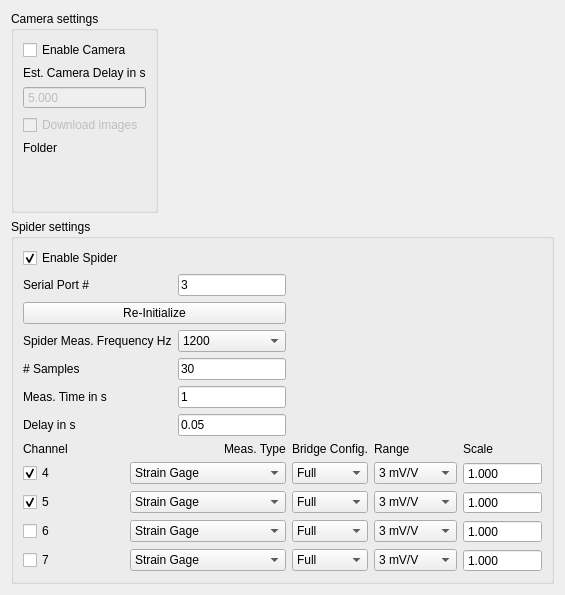
         <widget class="QWidget" name="tab_2">
          <attribute name="title">
           <string>Settings</string>
          </attribute>
          <layout class="QGridLayout" name="gridLayout_16">
           <item row="0" column="1">
            <spacer name="horizontalSpacer_2">
             <property name="orientation">
              <enum>Qt::Horizontal</enum>
             </property>
             <property name="sizeHint" stdset="0">
              <size>
               <width>40</width>
               <height>20</height>
              </size>
             </property>
            </spacer>
           </item>
           <item row="0" column="0">
            <widget class="QGroupBox" name="groupBox_12">
             <property name="title">
              <string>Camera settings</string>
             </property>
             <layout class="QVBoxLayout" name="verticalLayout">
              <item>
               <widget class="QCheckBox" name="cbEnableCam">
                <property name="text">
                 <string>Enable Camera</string>
                </property>
               </widget>
              </item>
              <item>
               <widget class="QLabel" name="label_67">
                <property name="text">
                 <string>Est. Camera Delay in s</string>
                </property>
               </widget>
              </item>
              <item>
               <widget class="QDoubleSpinBox" name="dsbCamDelay">
                <property name="enabled">
                 <bool>false</bool>
                </property>
                <property name="buttonSymbols">
                 <enum>QAbstractSpinBox::NoButtons</enum>
                </property>
                <property name="decimals">
                 <number>3</number>
                </property>
                <property name="maximum">
                 <double>86400.000000000000000</double>
                </property>
                <property name="value">
                 <double>5.000000000000000</double>
                </property>
               </widget>
              </item>
              <item>
               <widget class="QCheckBox" name="cbDownloadImgs">
                <property name="enabled">
                 <bool>false</bool>
                </property>
                <property name="text">
                 <string>Download images</string>
                </property>
               </widget>
              </item>
              <item>
               <widget class="QLabel" name="label_78">
                <property name="text">
                 <string>Folder</string>
                </property>
               </widget>
              </item>
              <item>
               <widget class="PathLineEdit" name="pleImgsPath">
                <property name="enabled">
                 <bool>false</bool>
                </property>
                <property name="filters">
                 <set>PathLineEdit::Dirs|PathLineEdit::Drives|PathLineEdit::NoDot|PathLineEdit::NoDotDot|PathLineEdit::Readable</set>
                </property>
                <property name="options">
                 <set>PathLineEdit::ShowDirsOnly</set>
                </property>
               </widget>
              </item>
              <item>
               <spacer name="verticalSpacer_6">
                <property name="orientation">
                 <enum>Qt::Vertical</enum>
                </property>
                <property name="sizeHint" stdset="0">
                 <size>
                  <width>20</width>
                  <height>40</height>
                 </size>
                </property>
               </spacer>
              </item>
             </layout>
            </widget>
           </item>
           <item row="0" column="2">
            <spacer name="horizontalSpacer_3">
             <property name="orientation">
              <enum>Qt::Horizontal</enum>
             </property>
             <property name="sizeHint" stdset="0">
              <size>
               <width>40</width>
               <height>20</height>
              </size>
             </property>
            </spacer>
           </item>
           <item row="1" column="0" colspan="3">
            <widget class="QGroupBox" name="groupBox_13">
             <property name="title">
              <string>Spider settings</string>
             </property>
             <layout class="QGridLayout" name="gridLayout_15">
              <item row="7" column="4">
               <widget class="QLabel" name="label_76">
                <property name="text">
                 <string>Bridge Config.</string>
                </property>
               </widget>
              </item>
              <item row="1" column="0" colspan="2">
               <widget class="QLabel" name="label_77">
                <property name="text">
                 <string>Serial Port #</string>
                </property>
               </widget>
              </item>
              <item row="1" column="2" colspan="2">
               <widget class="QLineEdit" name="lePort">
                <property name="text">
                 <string>3</string>
                </property>
               </widget>
              </item>
              <item row="5" column="0" colspan="2">
               <widget class="QLabel" name="label_68">
                <property name="text">
                 <string>Meas. Time in s</string>
                </property>
               </widget>
              </item>
              <item row="5" column="2" colspan="2">
               <widget class="QLineEdit" name="leMeasTime">
                <property name="text">
                 <string>1</string>
                </property>
                <property name="readOnly">
                 <bool>true</bool>
                </property>
               </widget>
              </item>
              <item row="6" column="0" colspan="2">
               <widget class="QLabel" name="label_71">
                <property name="text">
                 <string>Delay in s</string>
                </property>
               </widget>
              </item>
              <item row="2" column="0" colspan="4">
               <widget class="QPushButton" name="pbReInit">
                <property name="text">
                 <string>Re-Initialize</string>
                </property>
               </widget>
              </item>
              <item row="3" column="0" colspan="2">
               <widget class="QLabel" name="label_69">
                <property name="text">
                 <string>Spider Meas. Frequency Hz</string>
                </property>
               </widget>
              </item>
              <item row="4" column="2" colspan="2">
               <widget class="QLineEdit" name="leSamples">
                <property name="text">
                 <string>30</string>
                </property>
               </widget>
              </item>
              <item row="3" column="2" colspan="2">
               <widget class="QComboBox" name="cbFrequency">
                <property name="currentText">
                 <string>1200</string>
                </property>
                <property name="currentIndex">
                 <number>15</number>
                </property>
                <item>
                 <property name="text">
                  <string>1.0</string>
                 </property>
                </item>
                <item>
                 <property name="text">
                  <string>2.0</string>
                 </property>
                </item>
                <item>
                 <property name="text">
                  <string>5.0</string>
                 </property>
                </item>
                <item>
                 <property name="text">
                  <string>10.0</string>
                 </property>
                </item>
                <item>
                 <property name="text">
                  <string>25.0</string>
                 </property>
                </item>
                <item>
                 <property name="text">
                  <string>50.0</string>
                 </property>
                </item>
                <item>
                 <property name="text">
                  <string>60.0</string>
                 </property>
                </item>
                <item>
                 <property name="text">
                  <string>75.0</string>
                 </property>
                </item>
                <item>
                 <property name="text">
                  <string>100</string>
                 </property>
                </item>
                <item>
                 <property name="text">
                  <string>150</string>
                 </property>
                </item>
                <item>
                 <property name="text">
                  <string>200</string>
                 </property>
                </item>
                <item>
                 <property name="text">
                  <string>300</string>
                 </property>
                </item>
                <item>
                 <property name="text">
                  <string>400</string>
                 </property>
                </item>
                <item>
                 <property name="text">
                  <string>600</string>
                 </property>
                </item>
                <item>
                 <property name="text">
                  <string>800</string>
                 </property>
                </item>
                <item>
                 <property name="text">
                  <string>1200</string>
                 </property>
                </item>
                <item>
                 <property name="text">
                  <string>1600</string>
                 </property>
                </item>
                <item>
                 <property name="text">
                  <string>2400</string>
                 </property>
                </item>
                <item>
                 <property name="text">
                  <string>3200</string>
                 </property>
                </item>
                <item>
                 <property name="text">
                  <string>4800</string>
                 </property>
                </item>
                <item>
                 <property name="text">
                  <string>9600</string>
                 </property>
                </item>
               </widget>
              </item>
              <item row="4" column="0" colspan="2">
               <widget class="QLabel" name="label_70">
                <property name="text">
                 <string># Samples</string>
                </property>
               </widget>
              </item>
              <item row="7" column="0" colspan="3">
               <widget class="QLabel" name="label_74">
                <property name="text">
                 <string>Channel</string>
                </property>
               </widget>
              </item>
              <item row="6" column="2" colspan="2">
               <widget class="QLineEdit" name="leSpiderDelay">
                <property name="text">
                 <string>0.05</string>
                </property>
               </widget>
              </item>
              <item row="7" column="3">
               <widget class="QLabel" name="label_73">
                <property name="text">
                 <string>Meas. Type</string>
                </property>
               </widget>
              </item>
              <item row="10" column="6">
               <widget class="QDoubleSpinBox" name="dsbScale6">
                <property name="buttonSymbols">
                 <enum>QAbstractSpinBox::NoButtons</enum>
                </property>
                <property name="decimals">
                 <number>3</number>
                </property>
                <property name="minimum">
                 <double>-999999.000000000000000</double>
                </property>
                <property name="maximum">
                 <double>9999999.000000000000000</double>
                </property>
                <property name="value">
                 <double>1.000000000000000</double>
                </property>
               </widget>
              </item>
              <item row="11" column="4">
               <widget class="QComboBox" name="cbBridge7">
                <item>
                 <property name="text">
                  <string>Full</string>
                 </property>
                </item>
                <item>
                 <property name="text">
                  <string>Half</string>
                 </property>
                </item>
                <item>
                 <property name="text">
                  <string>Quarter</string>
                 </property>
                </item>
               </widget>
              </item>
              <item row="9" column="6">
               <widget class="QDoubleSpinBox" name="dsbScale5">
                <property name="buttonSymbols">
                 <enum>QAbstractSpinBox::NoButtons</enum>
                </property>
                <property name="decimals">
                 <number>3</number>
                </property>
                <property name="minimum">
                 <double>-999999.000000000000000</double>
                </property>
                <property name="maximum">
                 <double>9999999.000000000000000</double>
                </property>
                <property name="value">
                 <double>1.000000000000000</double>
                </property>
               </widget>
              </item>
              <item row="10" column="1" colspan="3">
               <widget class="QComboBox" name="cbMeasType6">
                <item>
                 <property name="text">
                  <string>Strain Gage</string>
                 </property>
                </item>
                <item>
                 <property name="text">
                  <string>LVDT</string>
                 </property>
                </item>
               </widget>
              </item>
              <item row="10" column="0">
               <widget class="QCheckBox" name="cbChan6">
                <property name="text">
                 <string>6</string>
                </property>
               </widget>
              </item>
              <item row="10" column="5">
               <widget class="QComboBox" name="cbRange6">
                <item>
                 <property name="text">
                  <string>3 mV/V</string>
                 </property>
                </item>
                <item>
                 <property name="text">
                  <string>12 mV/V</string>
                 </property>
                </item>
                <item>
                 <property name="text">
                  <string>125 mV/V</string>
                 </property>
                </item>
                <item>
                 <property name="text">
                  <string>500 mV/V</string>
                 </property>
                </item>
               </widget>
              </item>
              <item row="9" column="4">
               <widget class="QComboBox" name="cbBridge5">
                <item>
                 <property name="text">
                  <string>Full</string>
                 </property>
                </item>
                <item>
                 <property name="text">
                  <string>Half</string>
                 </property>
                </item>
                <item>
                 <property name="text">
                  <string>Quarter</string>
                 </property>
                </item>
               </widget>
              </item>
              <item row="7" column="6">
               <widget class="QLabel" name="label_75">
                <property name="text">
                 <string>Scale</string>
                </property>
               </widget>
              </item>
              <item row="7" column="5">
               <widget class="QLabel" name="label_72">
                <property name="text">
                 <string>Range</string>
                </property>
               </widget>
              </item>
              <item row="8" column="6">
               <widget class="QDoubleSpinBox" name="dsbScale4">
                <property name="buttonSymbols">
                 <enum>QAbstractSpinBox::NoButtons</enum>
                </property>
                <property name="decimals">
                 <number>3</number>
                </property>
                <property name="minimum">
                 <double>-999999.000000000000000</double>
                </property>
                <property name="maximum">
                 <double>9999999.000000000000000</double>
                </property>
                <property name="value">
                 <double>1.000000000000000</double>
                </property>
               </widget>
              </item>
              <item row="9" column="1" colspan="3">
               <widget class="QComboBox" name="cbMeasType5">
                <item>
                 <property name="text">
                  <string>Strain Gage</string>
                 </property>
                </item>
                <item>
                 <property name="text">
                  <string>LVDT</string>
                 </property>
                </item>
               </widget>
              </item>
              <item row="8" column="1" colspan="3">
               <widget class="QComboBox" name="cbMeasType4">
                <item>
                 <property name="text">
                  <string>Strain Gage</string>
                 </property>
                </item>
                <item>
                 <property name="text">
                  <string>LVDT</string>
                 </property>
                </item>
               </widget>
              </item>
              <item row="9" column="5">
               <widget class="QComboBox" name="cbRange5">
                <item>
                 <property name="text">
                  <string>3 mV/V</string>
                 </property>
                </item>
                <item>
                 <property name="text">
                  <string>12 mV/V</string>
                 </property>
                </item>
                <item>
                 <property name="text">
                  <string>125 mV/V</string>
                 </property>
                </item>
                <item>
                 <property name="text">
                  <string>500 mV/V</string>
                 </property>
                </item>
               </widget>
              </item>
              <item row="10" column="4">
               <widget class="QComboBox" name="cbBridge6">
                <item>
                 <property name="text">
                  <string>Full</string>
                 </property>
                </item>
                <item>
                 <property name="text">
                  <string>Half</string>
                 </property>
                </item>
                <item>
                 <property name="text">
                  <string>Quarter</string>
                 </property>
                </item>
               </widget>
              </item>
              <item row="11" column="0">
               <widget class="QCheckBox" name="cbChan7">
                <property name="text">
                 <string>7</string>
                </property>
               </widget>
              </item>
              <item row="8" column="0">
               <widget class="QCheckBox" name="cbChan4">
                <property name="text">
                 <string>4</string>
                </property>
                <property name="checked">
                 <bool>true</bool>
                </property>
               </widget>
              </item>
              <item row="8" column="4">
               <widget class="QComboBox" name="cbBridge4">
                <item>
                 <property name="text">
                  <string>Full</string>
                 </property>
                </item>
                <item>
                 <property name="text">
                  <string>Half</string>
                 </property>
                </item>
                <item>
                 <property name="text">
                  <string>Quarter</string>
                 </property>
                </item>
               </widget>
              </item>
              <item row="11" column="1" colspan="3">
               <widget class="QComboBox" name="cbMeasType7">
                <item>
                 <property name="text">
                  <string>Strain Gage</string>
                 </property>
                </item>
                <item>
                 <property name="text">
                  <string>LVDT</string>
                 </property>
                </item>
               </widget>
              </item>
              <item row="9" column="0">
               <widget class="QCheckBox" name="cbChan5">
                <property name="text">
                 <string>5</string>
                </property>
                <property name="checked">
                 <bool>true</bool>
                </property>
               </widget>
              </item>
              <item row="8" column="5">
               <widget class="QComboBox" name="cbRange4">
                <property name="currentText">
                 <string>3 mV/V</string>
                </property>
                <item>
                 <property name="text">
                  <string>3 mV/V</string>
                 </property>
                </item>
                <item>
                 <property name="text">
                  <string>12 mV/V</string>
                 </property>
                </item>
                <item>
                 <property name="text">
                  <string>125 mV/V</string>
                 </property>
                </item>
                <item>
                 <property name="text">
                  <string>500 mV/V</string>
                 </property>
                </item>
               </widget>
              </item>
              <item row="11" column="5">
               <widget class="QComboBox" name="cbRange7">
                <item>
                 <property name="text">
                  <string>3 mV/V</string>
                 </property>
                </item>
                <item>
                 <property name="text">
                  <string>12 mV/V</string>
                 </property>
                </item>
                <item>
                 <property name="text">
                  <string>125 mV/V</string>
                 </property>
                </item>
                <item>
                 <property name="text">
                  <string>500 mV/V</string>
                 </property>
                </item>
               </widget>
              </item>
              <item row="11" column="6">
               <widget class="QDoubleSpinBox" name="dsbScale7">
                <property name="buttonSymbols">
                 <enum>QAbstractSpinBox::NoButtons</enum>
                </property>
                <property name="decimals">
                 <number>3</number>
                </property>
                <property name="minimum">
                 <double>-999999.000000000000000</double>
                </property>
                <property name="maximum">
                 <double>9999999.000000000000000</double>
                </property>
                <property name="value">
                 <double>1.000000000000000</double>
                </property>
               </widget>
              </item>
              <item row="0" column="0">
               <widget class="QCheckBox" name="cbEnableSpider">
                <property name="text">
                 <string>Enable Spider</string>
                </property>
                <property name="checked">
                 <bool>true</bool>
                </property>
               </widget>
              </item>
             </layout>
            </widget>
           </item>
          </layout>
         </widget>
